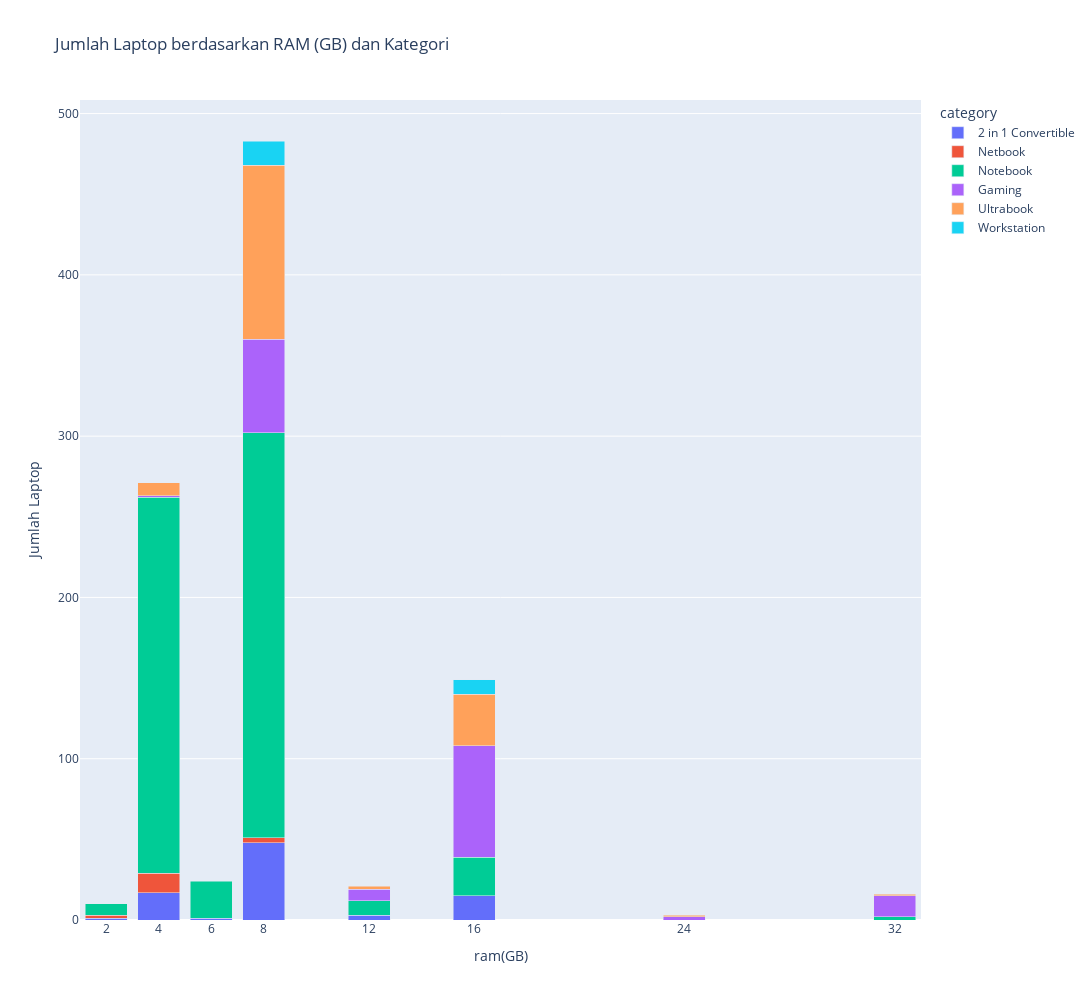

Notebook cell for this chart:
### Code cell
grouped_ram_category = laptop.groupby(['ram(GB)', 'category']).size().reset_index(name='counts')

fig = px.bar(grouped_ram_category, x='ram(GB)', y='counts', color='category', labels={'counts':'Jumlah Laptop'}, title="Jumlah Laptop berdasarkan RAM (GB) dan Kategori", barmode='stack')

fig.update_layout(
    width=2400,
    height=1000,
    xaxis=dict(
        tickmode='array',
        tickvals=grouped_ram_category['ram(GB)'].unique(),
        ticktext=grouped_ram_category['ram(GB)'].unique()
    )
)

fig.show()

### Figure 1 — Plotly figure (JSON) as saved in the notebook; plotly's stock layout.template omitted (floating-point values rounded to 4 significant figures)
{"data": [{"alignmentgroup": "True", "hovertemplate": "category=2 in 1 Convertible<br>ram(GB)=%{x}<br>Jumlah Laptop=%{y}<extra></extra>", "legendgroup": "2 in 1 Convertible", "marker": {"color": "#636efa", "pattern": {"shape": ""}}, "name": "2 in 1 Convertible", "offsetgroup": "2 in 1 Convertible", "orientation": "v", "showlegend": true, "textposition": "auto", "type": "bar", "x": [2, 4, 6, 8, 12, 16], "xaxis": "x", "y": [1, 17, 1, 48, 3, 15], "yaxis": "y"}, {"alignmentgroup": "True", "hovertemplate": "category=Netbook<br>ram(GB)=%{x}<br>Jumlah Laptop=%{y}<extra></extra>", "legendgroup": "Netbook", "marker": {"color": "#EF553B", "pattern": {"shape": ""}}, "name": "Netbook", "offsetgroup": "Netbook", "orientation": "v", "showlegend": true, "textposition": "auto", "type": "bar", "x": [2, 4, 8], "xaxis": "x", "y": [2, 12, 3], "yaxis": "y"}, {"alignmentgroup": "True", "hovertemplate": "category=Notebook<br>ram(GB)=%{x}<br>Jumlah Laptop=%{y}<extra></extra>", "legendgroup": "Notebook", "marker": {"color": "#00cc96", "pattern": {"shape": ""}}, "name": "Notebook", "offsetgroup": "Notebook", "orientation": "v", "showlegend": true, "textposition": "auto", "type": "bar", "x": [2, 4, 6, 8, 12, 16, 32], "xaxis": "x", "y": [7, 233, 23, 251, 9, 24, 2], "yaxis": "y"}, {"alignmentgroup": "True", "hovertemplate": "category=Gaming<br>ram(GB)=%{x}<br>Jumlah Laptop=%{y}<extra></extra>", "legendgroup": "Gaming", "marker": {"color": "#ab63fa", "pattern": {"shape": ""}}, "name": "Gaming", "offsetgroup": "Gaming", "orientation": "v", "showlegend": true, "textposition": "auto", "type": "bar", "x": [4, 8, 12, 16, 24, 32], "xaxis": "x", "y": [1, 58, 7, 69, 2, 13], "yaxis": "y"}, {"alignmentgroup": "True", "hovertemplate": "category=Ultrabook<br>ram(GB)=%{x}<br>Jumlah Laptop=%{y}<extra></extra>", "legendgroup": "Ultrabook", "marker": {"color": "#FFA15A", "pattern": {"shape": ""}}, "name": "Ultrabook", "offsetgroup": "Ultrabook", "orientation": "v", "showlegend": true, "textposition": "auto", "type": "bar", "x": [4, 8, 12, 16, 24, 32], "xaxis": "x", "y": [8, 108, 2, 32, 1, 1], "yaxis": "y"}, {"alignmentgroup": "True", "hovertemplate": "category=Workstation<br>ram(GB)=%{x}<br>Jumlah Laptop=%{y}<extra></extra>", "legendgroup": "Workstation", "marker": {"color": "#19d3f3", "pattern": {"shape": ""}}, "name": "Workstation", "offsetgroup": "Workstation", "orientation": "v", "showlegend": true, "textposition": "auto", "type": "bar", "x": [8, 16], "xaxis": "x", "y": [15, 9], "yaxis": "y"}], "layout": {"barmode": "stack", "height": 1000, "legend": {"title": {"text": "category"}, "tracegroupgap": 0}, "title": {"text": "Jumlah Laptop berdasarkan RAM (GB) dan Kategori"}, "width": 2400, "xaxis": {"anchor": "y", "domain": [0, 1], "tickmode": "array", "ticktext": [2, 4, 6, 8, 12, 16, 24, 32], "tickvals": [2, 4, 6, 8, 12, 16, 24, 32], "title": {"text": "ram(GB)"}}, "yaxis": {"anchor": "x", "domain": [0, 1], "title": {"text": "Jumlah Laptop"}}}}
